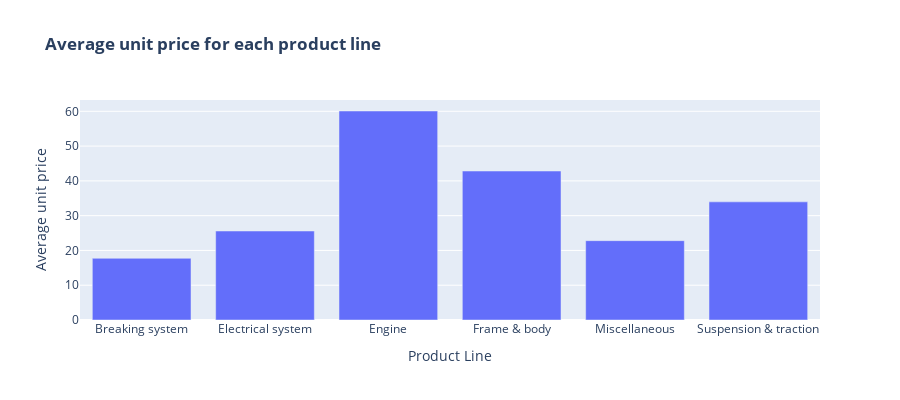

The cell this chart's notebook holds for it:
### Code cell
# Create bar chart 
fig = px.bar(avg_unit_price,
             x="product_line",
             y="unit_price",
             title="<b>Average unit price for each product line</b>",
             labels={"product_line": "Product Line", "unit_price": "Average unit price"})

# Set size
fig.update_layout(width=900, height=400) 

# Show the plot
fig.show()

### Figure 1 — Plotly figure (JSON) as saved in the notebook; plotly's stock layout.template omitted (floating-point values rounded to 4 significant figures)
{"data": [{"alignmentgroup": "True", "hovertemplate": "Product Line=%{x}<br>Average unit price=%{y}<extra></extra>", "legendgroup": "", "marker": {"color": "#636efa", "pattern": {"shape": ""}}, "name": "", "offsetgroup": "", "orientation": "v", "showlegend": false, "textposition": "auto", "x": ["Breaking system", "Electrical system", "Engine", "Frame & body", "Miscellaneous", "Suspension & traction"], "xaxis": "x", "y": [17.74, 25.59, 60.09, 42.83, 22.81, 33.97], "yaxis": "y", "type": "bar"}], "layout": {"xaxis": {"anchor": "y", "domain": [0, 1], "title": {"text": "Product Line"}}, "yaxis": {"anchor": "x", "domain": [0, 1], "title": {"text": "Average unit price"}}, "legend": {"tracegroupgap": 0}, "title": {"text": "<b>Average unit price for each product line</b>"}, "barmode": "relative", "width": 900, "height": 400}}
